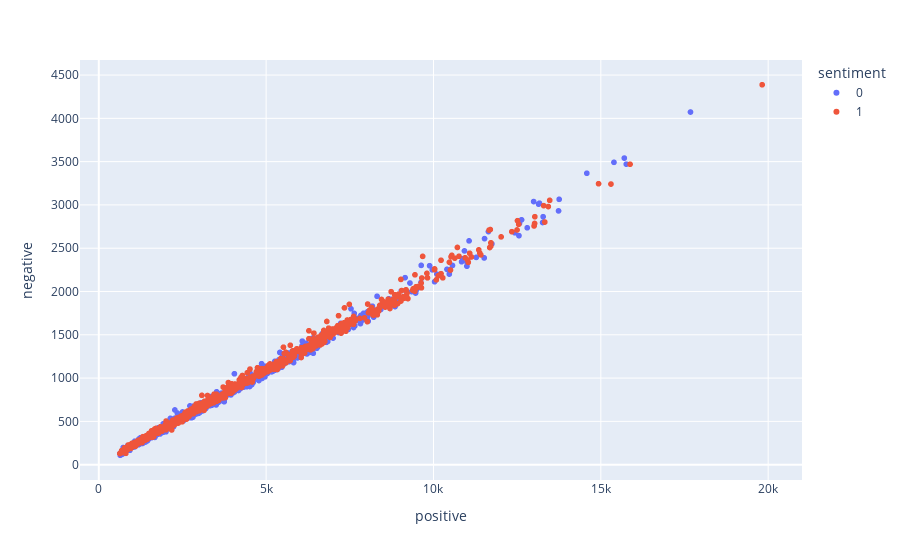

The notebook cell this image was saved under:
### Code cell
px.scatter(data_frame=look_up,x="positive",y="negative",color="sentiment")

### Figure 1 — Plotly figure (JSON) as saved in the notebook; plotly's stock layout.template omitted (floating-point values rounded to 4 significant figures; data arrays with more than 128 entries replaced by an {"elided": "..."} marker saying what was removed)
{"data": [{"hovertemplate": "sentiment=0<br>positive=%{x}<br>negative=%{y}<extra></extra>", "legendgroup": "0", "marker": {"color": "#636efa", "symbol": "circle"}, "mode": "markers", "name": "0", "showlegend": true, "type": "scattergl", "x": {"elided": "1304 int values"}, "xaxis": "x", "y": {"elided": "1304 int values"}, "yaxis": "y"}, {"hovertemplate": "sentiment=1<br>positive=%{x}<br>negative=%{y}<extra></extra>", "legendgroup": "1", "marker": {"color": "#EF553B", "symbol": "circle"}, "mode": "markers", "name": "1", "showlegend": true, "type": "scattergl", "x": {"elided": "1261 int values"}, "xaxis": "x", "y": {"elided": "1261 int values"}, "yaxis": "y"}], "layout": {"legend": {"title": {"text": "sentiment"}, "tracegroupgap": 0}, "margin": {"t": 60}, "xaxis": {"anchor": "y", "domain": [0, 1], "title": {"text": "positive"}}, "yaxis": {"anchor": "x", "domain": [0, 1], "title": {"text": "negative"}}}}
